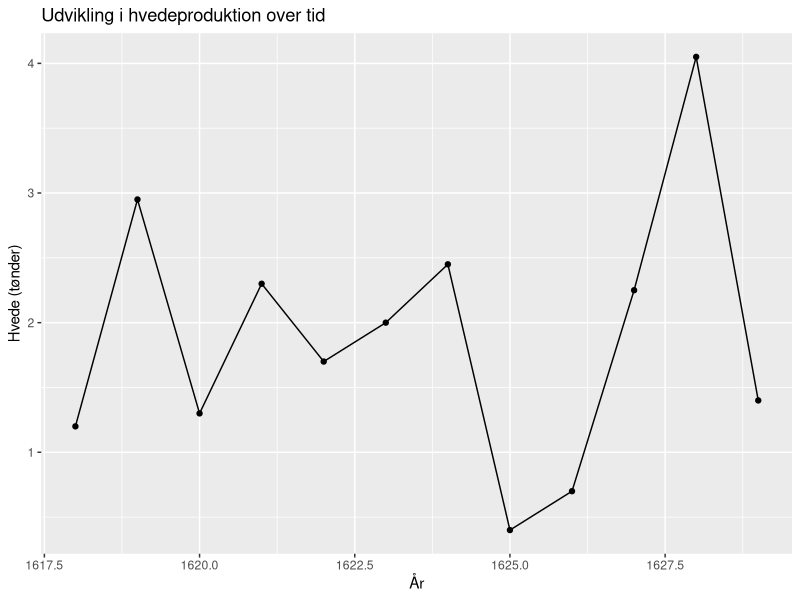
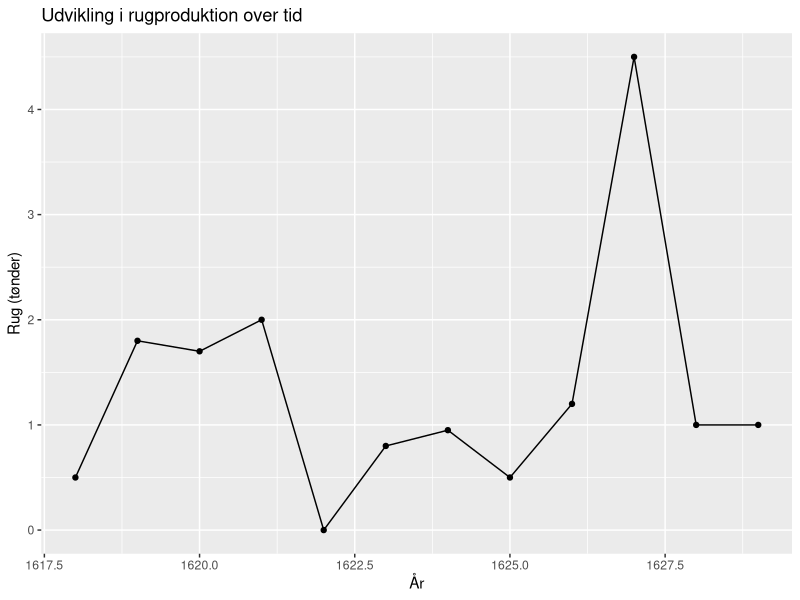
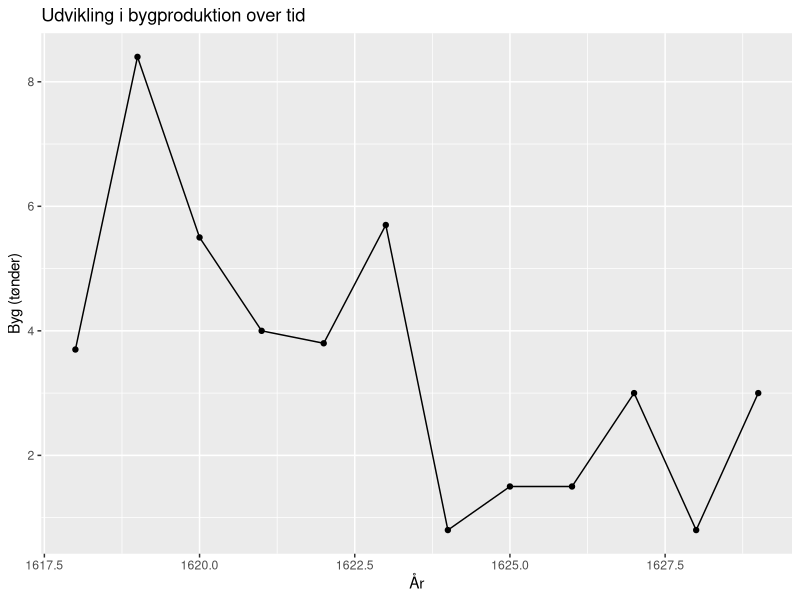
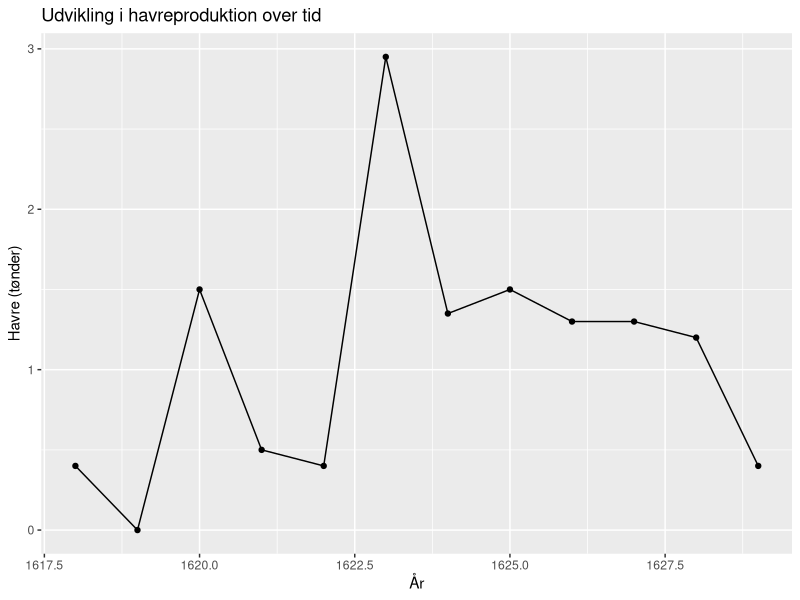
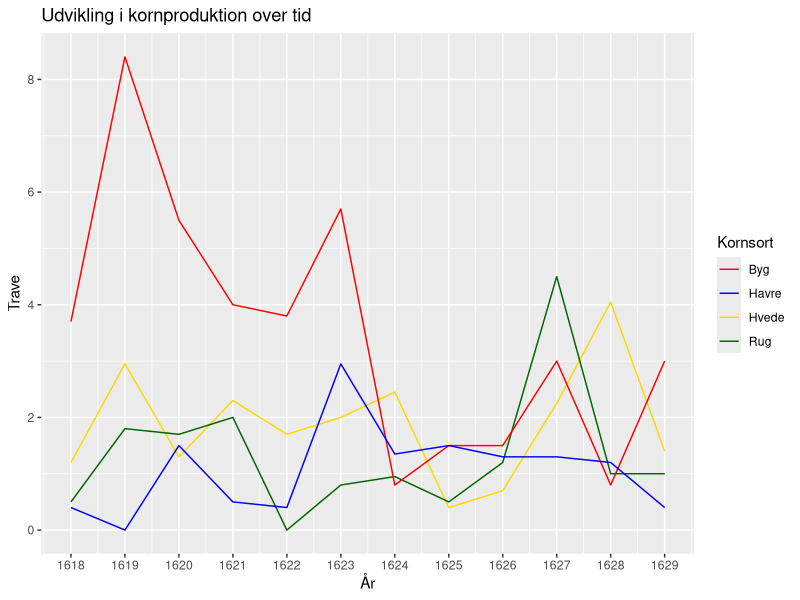
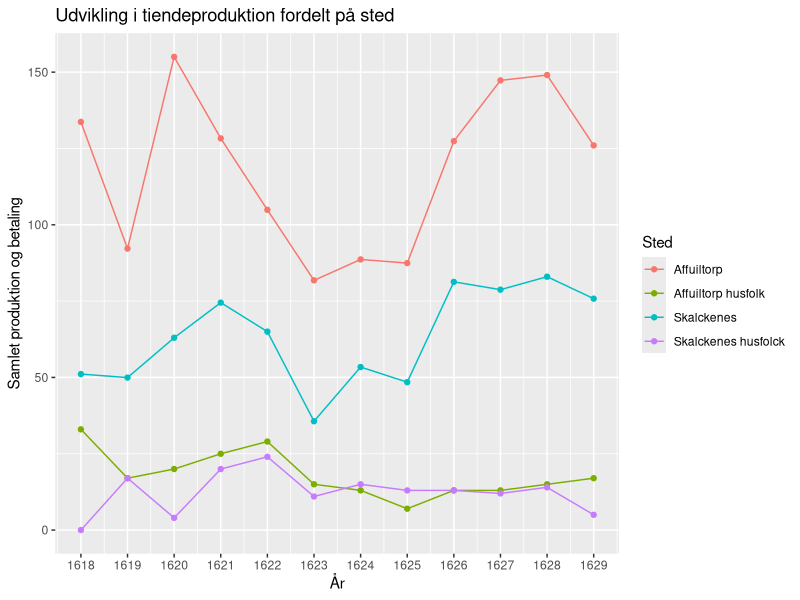
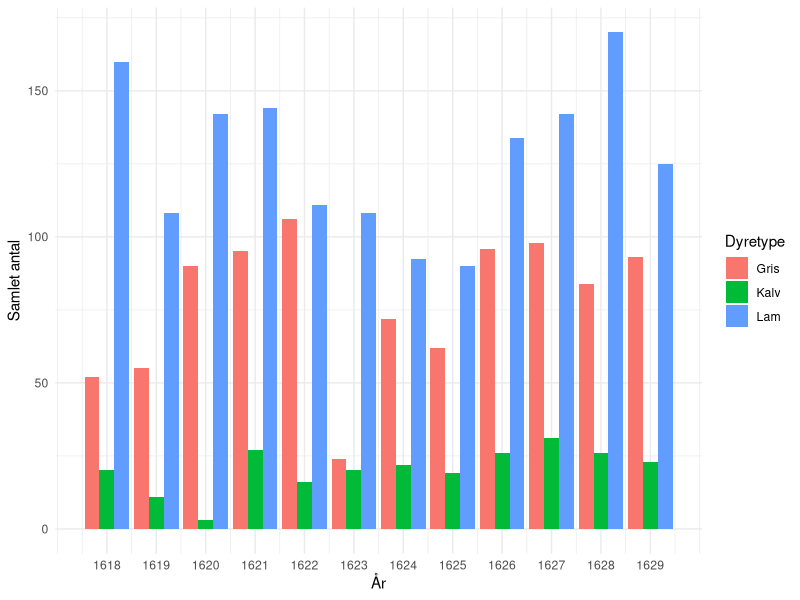
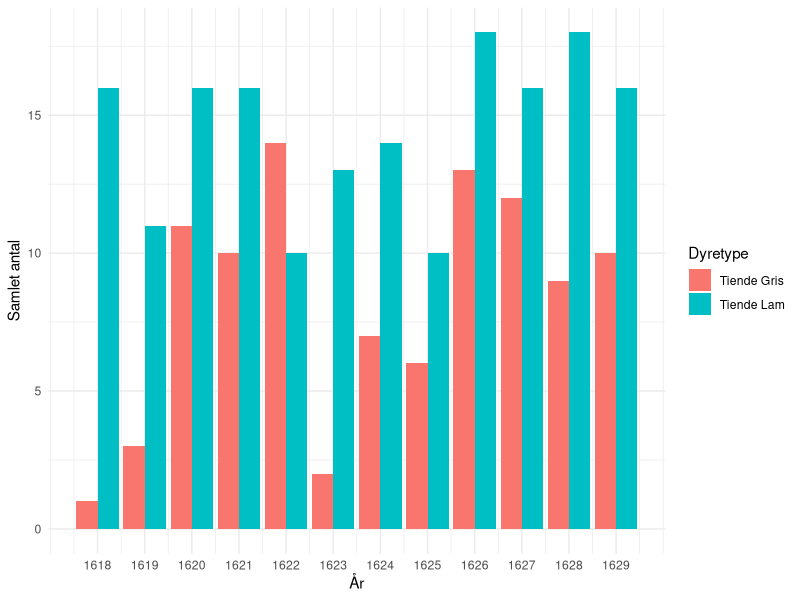

The R source for these figures, in order:
## ---- chunk 1
# Install required packages
library(tidyverse)
library(readr)
## ---- chunk 2

tiende_bog <- read_csv("data/tiende_bog.xlsx - Tiendedata.csv")
## ---- chunk 3

# Remove spaces in location column 
tiende_bog$Sted <- trimws(tiende_bog$Sted)

# Correct translation /spelling inconsitency in location names:
# "Affuilltørp husfolk" samles med "Affuiltorp husfolk"
tiende_bog$Sted[
  tiende_bog$Sted == "Affuilltørp husfolk"
] <- "Affuiltorp husfolk"
## ---- chunk 4
table(tiende_bog$Sted)

# View(tiende_bog)

summary(tiende_bog)

colnames(tiende_bog)

str(tiende_bog)
## ---- chunk 5
# PREPARING OF FIGURE 1 (DEVELOPMENT IN GRAIN PRODUCTION)
# Explore and examine the data in order to understand and clean it before use.

unique(tiende_bog$Hvede)

unique(tiende_bog$Rug)

unique(tiende_bog$Byg)

unique(tiende_bog$Havre)

# Data cleaning and processing to make the dataset easier to work with. 
# Due to the historical measurement system, values are converted into a common unit.

tiende_bog <- tiende_bog %>%
  mutate(
    Hvede_t = case_when(
      Hvede == "1 t" ~ 1,
      Hvede == "2 t" ~ 2,
      Hvede == "0.5 t" ~ 0.5,
      Hvede == "8 k" ~ 8/20,
      Hvede == "11 k" ~ 11/20,
      Hvede == "14 k" ~ 14/20,
      TRUE ~ NA_real_
    ),
    
    Rug_t = case_when(
      Rug == "1 t" ~ 1,
      Rug == "1.5 t" ~ 1.5,
      Rug == "0.5 t" ~ 0.5,
      Rug == "16 k" ~ 16/20,
      Rug == "19 k" ~ 19/20,
      Rug == "24 k" ~ 24/20,
      TRUE ~ NA_real_
    ), 
    Byg_t = case_when(
      Byg == "1 t" ~ 1,
      Byg == "3 t" ~ 3,
      Byg == "1.5 t" ~ 1.5,
      Byg == "16 k" ~ 16/20,
      Byg == "19 k" ~ 19/20,
      Byg == "24 k" ~ 24/20,
      TRUE ~ NA_real_
    ),
    
    Havre_t = case_when(
      Havre == "1 t" ~ 1,
      Havre == "2 t" ~ 2,
      Havre == "0.5 t" ~ 0.5,
      Havre == "8 k" ~ 8/20,
      Havre == "11 k" ~ 11/20,
      Havre == "14 k" ~ 14/20,
      TRUE ~ NA_real_
    ),
  )
    
# FIGURE 1: Development in production over time (GGPLOT)

# HVEDE

hvede_aar <- tiende_bog %>%
  group_by(År) %>%
  summarise(
    hvede = sum(Hvede_t, na.rm = TRUE)
  )


# View(hvede_aar)

ggplot(hvede_aar, aes(x = År, y = hvede)) +
  geom_line() +
  geom_point() +
  labs(
    title = "Udvikling i hvedeproduktion over tid",
    x = "År",
    y = "Hvede (tønder)"
  )

# RUG

rug_aar <- tiende_bog %>%
  group_by(År) %>%
  summarise(
    rug = sum(Rug_t, na.rm = TRUE)
  )

# View(rug_aar)

ggplot(rug_aar, aes(x = År, y = rug)) +
  geom_line() +
  geom_point() +
  labs(
    title = "Udvikling i rugproduktion over tid",
    x = "År",
    y = "Rug (tønder)"
  )

# BYG

byg_aar <- tiende_bog %>%
  group_by(År) %>%
  summarise(
    byg = sum(Byg_t, na.rm = TRUE)
  )

# View(byg_aar)

ggplot(byg_aar, aes(x = År, y = byg)) +
  geom_line() +
  geom_point() +
  labs(
    title = "Udvikling i bygproduktion over tid",
    x = "År",
    y = "Byg (tønder)"
  )

# HAVRE

havre_aar <- tiende_bog %>%
  group_by(År) %>%
  summarise(
    havre = sum(Havre_t, na.rm = TRUE)
  )

# View(havre_aar)

ggplot(havre_aar, aes(x = År, y = havre)) +
  geom_line() +
  geom_point() +
  labs(
    title = "Udvikling i havreproduktion over tid",
    x = "År",
    y = "Havre (tønder)"
  )

# COMBINED FOR FIGURE 1

samlet_aar <- hvede_aar %>%
  left_join(rug_aar, by = "År") %>%
  left_join(byg_aar, by = "År") %>%
  left_join(havre_aar, by = "År")

ggplot(samlet_aar, aes(x = År)) +
  geom_line(aes(y = hvede, colour = "Hvede")) +
  geom_line(aes(y = rug, colour = "Rug")) +
  geom_line(aes(y = byg, colour = "Byg")) +
  geom_line(aes(y = havre, colour = "Havre")) +
  scale_x_continuous(
    breaks = seq(1618, 1629, 1)
  ) +
  scale_colour_manual(
    values = c(
      "Hvede" = "gold",
      "Rug" = "darkgreen",
      "Byg" = "red",
      "Havre" = "blue"
    )
  ) +
  labs(
    title = "Udvikling i kornproduktion over tid",
    x = "År",
    y = "Trave",
    colour = "Kornsort"
  )
## ---- chunk 6
# PREPARATION OF FIGURE 2
# Locations over time, including production and payments.

sted_tid <- tiende_bog %>%
  group_by(År, Sted) %>%
  summarise(
    samlet =
      sum(Hvede_t, na.rm = TRUE) +
      sum(Rug_t, na.rm = TRUE) +
      sum(Byg_t, na.rm = TRUE) +
      sum(Havre_t, na.rm = TRUE) +
      sum(Lam, na.rm = TRUE) +
      sum(Gris, na.rm = TRUE)
  )


#GGPLOT FOR FIGURE 2

ggplot(
  sted_tid,
  aes(
    x = År,
    y = samlet,
    colour = Sted
  )
) +
  geom_line() +
  geom_point() +
  scale_x_continuous(
    breaks = seq(1618, 1629, 1)
  ) +
  labs(
    title = "Udvikling i tiendeproduktion fordelt på sted",
    x = "År",
    y = "Samlet produktion og betaling",
    colour = "Sted"
  )
## ---- chunk 7
# Load dataset
tiende_bog <- read_csv("data/tiende_bog.xlsx - Tiendedata.csv")


# Reshape data to long format
data_long <- pivot_longer(
  tiende_bog,
  cols = c("Lam", "Gris", "Kalv"),
  names_to = "dyr",
  values_to = "antal"
)

# Remove NA and zero values
data_long <- data_long[!is.na(data_long$antal), ]

# Summarise livestock numbers by year and animal type
data_sum <- data_long %>%
  group_by(År, dyr) %>%
  summarise(antal = sum(antal), .groups = "drop")

# Create bar chart
ggplot(data_sum, aes(x = År, y = antal, fill = dyr)) +
  geom_col(position = "dodge") +
  scale_x_continuous(breaks = unique(data_sum$År)) +
  labs(
    x = "År",
    y = "Samlet antal",
    fill = "Dyretype"
  ) +
  theme_minimal()
## ---- chunk 8
library(tidyverse)

# Check data structure and value formats
str(tiende_bog)

# Clean text values
tiende_bog$`Tiende Lam` <- as.numeric(
  gsub(",", ".", tiende_bog$`Tiende Lam`)
)

# Reshape data to long format
data_long <- pivot_longer(
  tiende_bog,
  cols = c("Tiende Lam", "Tiende Gris"),
  names_to = "dyr",
  values_to = "antal"
)

# Remove NA and zero values
data_long <- data_long[!is.na(data_long$antal), ]

# Summarise livestock counts by year and animal type
data_sum <- data_long %>%
  group_by(År, dyr) %>%
  summarise(antal = sum(antal), .groups = "drop")

# Create bar chart
ggplot(data_sum, aes(x = År, y = antal, fill = dyr)) +
  geom_col(position = "dodge") +
  scale_x_continuous(breaks = unique(data_long$År)) +
  labs(
    x = "År",
    y = "Samlet antal",
    fill = "Dyretype"
  ) +
  theme_minimal()
## ---- chunk 9
# Reshape data to long format
data_long <- pivot_longer(
  tiende_bog,
  cols = c("Restance Lam", "Restance Gris"),
  names_to = "dyr",
  values_to = "antal"
)

# Remove NA and zero values
data_long <- data_long[!is.na(data_long$antal), ]


# Summarise livestock counts by year and animal type
data_sum <- data_long %>%
  group_by(År, dyr) %>%
  summarise(antal = sum(antal), .groups = "drop")

# Low bar chart
ggplot(data_sum, aes(x = År, y = antal, fill = dyr)) +
  geom_col(position = "dodge") +
  scale_x_continuous(breaks = unique(data_sum$År)) +
  labs(
    x = "År",
    y = "Samlet antal",
    fill = "Dyretype"
  ) +
  theme_minimal()
